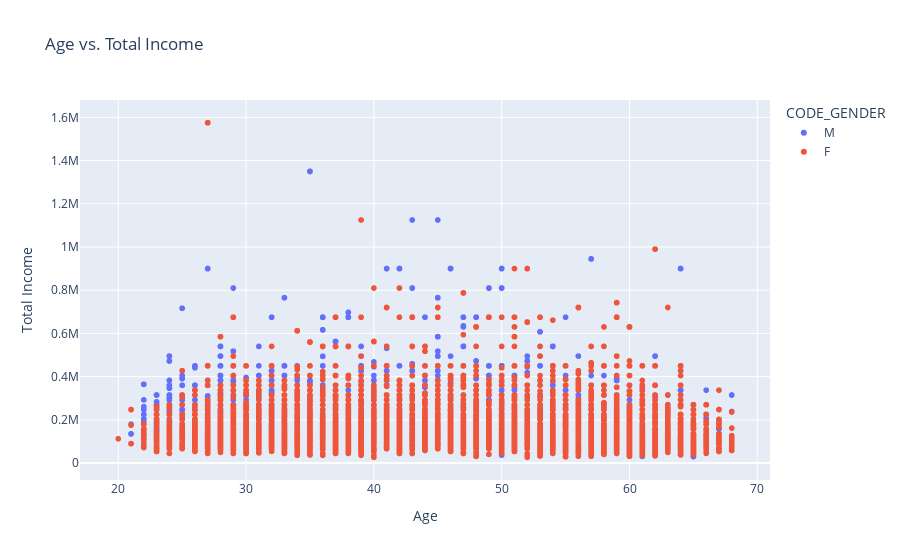

Source (notebook cell):
### Code cell
agg_df['AGE'] = agg_df['DAYS_BIRTH'] // -365  # Convert days to years

fig = px.scatter(agg_df, x="AGE", y="AMT_INCOME_TOTAL", 
                 color="CODE_GENDER", 
                 title="Age vs. Total Income", 
                 labels={"AGE": "Age", "AMT_INCOME_TOTAL": "Total Income"})
fig.show()

### Figure 1 — Plotly figure (JSON) as saved in the notebook; plotly's stock layout.template omitted (floating-point values rounded to 4 significant figures; data arrays with more than 128 entries replaced by an {"elided": "..."} marker saying what was removed)
{"data": [{"hovertemplate": "CODE_GENDER=M<br>Age=%{x}<br>Total Income=%{y}<extra></extra>", "legendgroup": "M", "marker": {"color": "#636efa", "symbol": "circle"}, "mode": "markers", "name": "M", "showlegend": true, "type": "scattergl", "x": {"elided": "12027 int values"}, "xaxis": "x", "y": {"elided": "12027 float values"}, "yaxis": "y"}, {"hovertemplate": "CODE_GENDER=F<br>Age=%{x}<br>Total Income=%{y}<extra></extra>", "legendgroup": "F", "marker": {"color": "#EF553B", "symbol": "circle"}, "mode": "markers", "name": "F", "showlegend": true, "type": "scattergl", "x": {"elided": "24430 int values"}, "xaxis": "x", "y": {"elided": "24430 float values"}, "yaxis": "y"}], "layout": {"legend": {"title": {"text": "CODE_GENDER"}, "tracegroupgap": 0}, "title": {"text": "Age vs. Total Income"}, "xaxis": {"anchor": "y", "domain": [0, 1], "title": {"text": "Age"}}, "yaxis": {"anchor": "x", "domain": [0, 1], "title": {"text": "Total Income"}}}}
